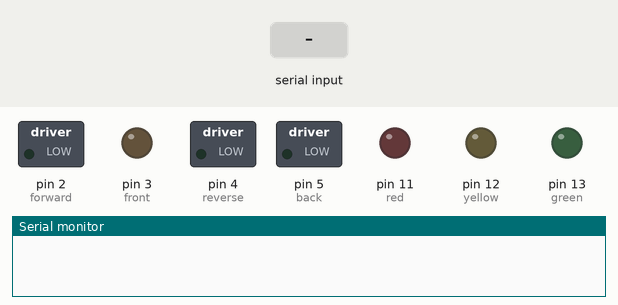
The sketch below on a simulated Arduino Uno, built with avr-gcc and run on an emulated ATmega328P. On the bench: switched loads named in the sketch (green lamp = pin HIGH), output pins drawn as LEDs (lit = HIGH), the last lines printed to the serial monitor. Inputs (shaded band) come from the test bench.

Above: at 1.2 s.
1.3 s: "F" received over Serial
At 2.5 s:
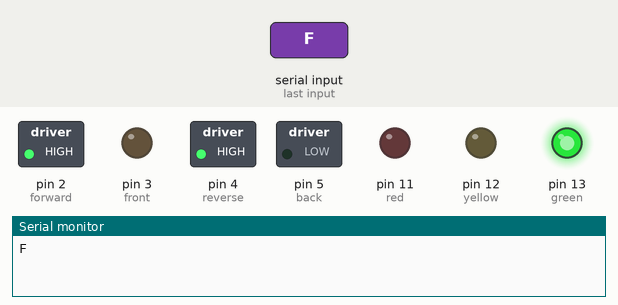
2.9 s: "B" received over Serial
At 3.7 s:
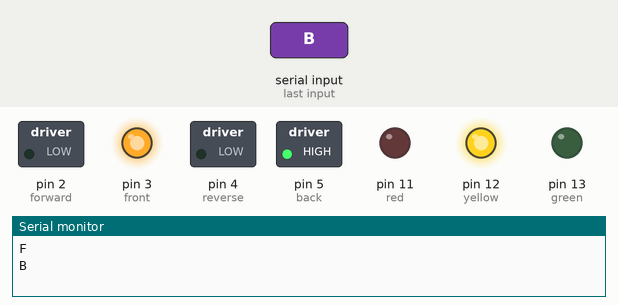
4.4 s: "L" received over Serial
At 4.8 s:
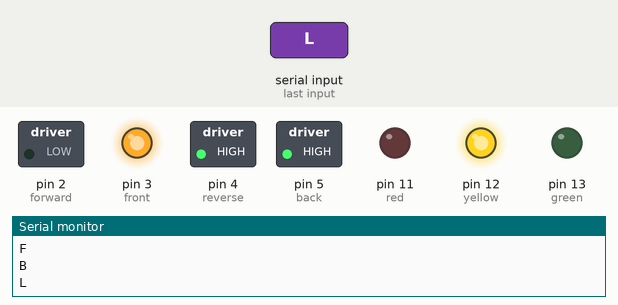
5.9 s: "R" received over Serial
At 7.1 s:
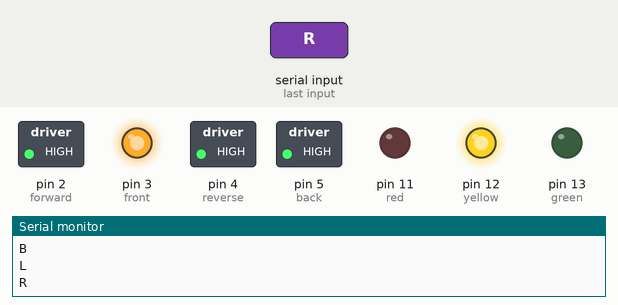
7.4 s: "S" received over Serial
At 8.4 s:
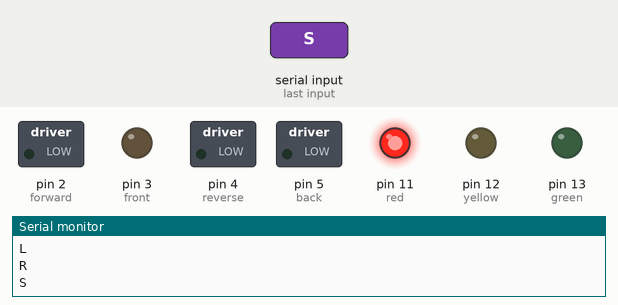
8.9 s: "L" received over Serial
At 9.5 s:
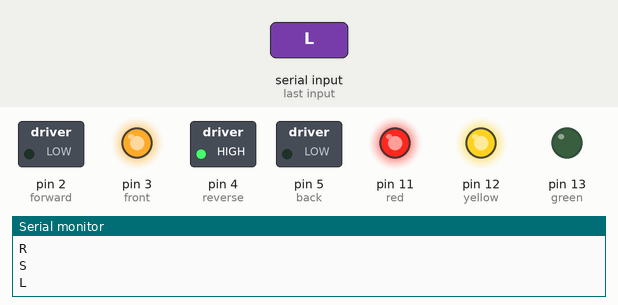
Timing chart, 0 to 11.4 s (numbered marks = the images above; inputs shaded):
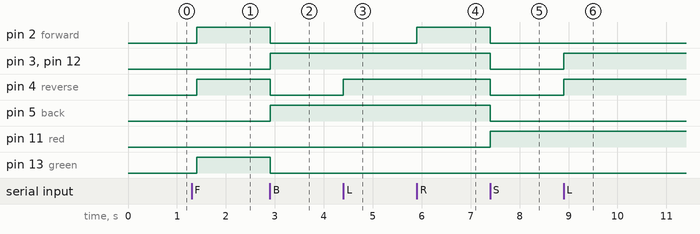

Measured:
- after the input at 1.3 s, pin 2 (forward), pin 4 (reverse), pin 13 (green): LOW → HIGH after 0.10 s
- after the input at 2.9 s, pin 2 (forward), pin 4 (reverse), pin 13 (green): HIGH → LOW at once; pin 3 (front), pin 5 (back), pin 12 (yellow): LOW → HIGH at once
- after the input at 4.4 s, pin 4 (reverse): LOW → HIGH at once
- after the input at 5.9 s, pin 2 (forward): LOW → HIGH at once
- after the input at 7.4 s, pin 2 (forward), pin 3 (front), pin 4 (reverse), pin 5 (back), pin 12 (yellow): HIGH → LOW at once; pin 11 (red): LOW → HIGH at once
- after the input at 8.9 s, pin 3 (front), pin 4 (reverse), pin 12 (yellow): LOW → HIGH at once

The sketch:

bt_car_2022.ino
```cpp
char t;

#define echoPin 8 // Echo Pin
#define trigPin 9// Trigger Pin
#define Pin 2
#define Pin 3
#define Pin 5
#define Pin 6

int forward = 2; // forward pin
int front = 3; // front pin
int reverse = 4; // reverse pin
int back = 5; // back pin
int red = 11;
int yellow = 12;
int green = 13;


void setup()
{
 Serial.begin (9600);
 pinMode(trigPin, OUTPUT);
 pinMode(echoPin, INPUT);
 pinMode(forward, OUTPUT);
 pinMode(front, OUTPUT);
 pinMode(reverse, OUTPUT);
 pinMode(back, OUTPUT);
 pinMode(red,OUTPUT);
 pinMode(yellow,OUTPUT);
 pinMode(green,OUTPUT);
}


void loop() {
if(Serial.available()){
  t = Serial.read();
  Serial.println(t);
}

if(t == 'F'){            //move forward(all motors rotate in forward direction)

digitalWrite(green,HIGH); // turn on green led
digitalWrite(red,LOW); // turn on green led
digitalWrite(yellow,LOW); // turn on green led
digitalWrite(forward,HIGH); // turn forward motor off
digitalWrite(front,LOW); // turn front motor off
digitalWrite(reverse,HIGH); // turn reverse motor on
digitalWrite(back,LOW); // turn back motor on
}

else if(t == 'B'){      //move reverse (all motors rotate in reverse direction)
 digitalWrite(yellow,HIGH); // turn on green led
 digitalWrite(green,LOW); // turn on green led
digitalWrite(red,LOW); // turn on green led
digitalWrite(forward,LOW); // turn forward motor on
digitalWrite(front,HIGH); // turn front motor on
digitalWrite(reverse,LOW); // turn reverse motor off
digitalWrite(back,HIGH); // turn back motor off
}

else if(t == 'L'){      //turn right (left side motors rotate in forward direction, right side motors doesn't rotate)
 digitalWrite(yellow,HIGH); // turn on green led
digitalWrite(front,HIGH); // turn forward motor on
digitalWrite(reverse,HIGH); // turn back motor on
}

else if(t == 'R'){      //turn left (right side motors rotate in forward direction, left side motors doesn't rotate)
 digitalWrite(yellow,HIGH); // turn on green led
digitalWrite(forward,HIGH); // turn forward motor on
digitalWrite(back,HIGH); // turn back motor on

}

else if(t == 'W'){    //turn led on or off)
digitalWrite(6,HIGH);
}
else if(t == 'w'){
 digitalWrite(6,LOW);
}

else if(t == 'S'){      //STOP (all motors stop)

 digitalWrite(red,HIGH); // turn on green led
digitalWrite(green,LOW); // turn on green led
digitalWrite(yellow,LOW); // turn on green led
digitalWrite(reverse,LOW); // turn reverse motor off
digitalWrite(forward,LOW); // turn forward motor off
digitalWrite(front,LOW);
digitalWrite(back,LOW);
}
delay(100);
}
```
